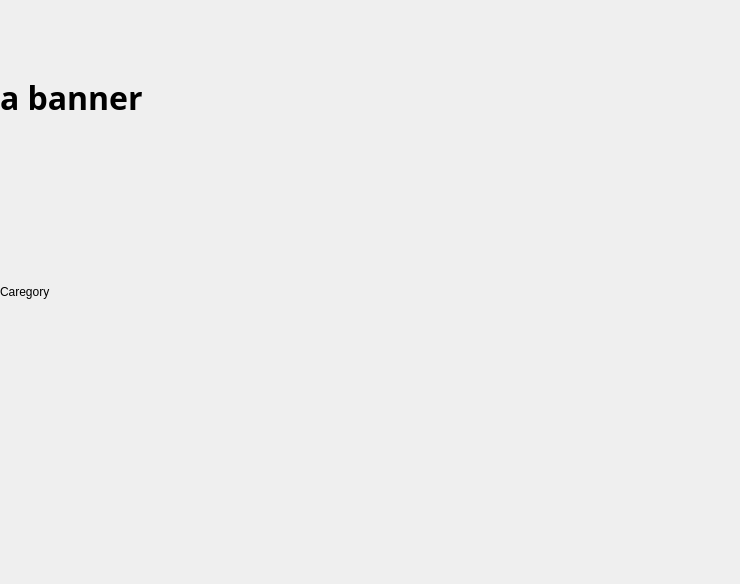
                   <widget class="QWidget" name="scrollHome">
                    <property name="geometry">
                     <rect>
                      <x>0</x>
                      <y>0</y>
                      <width>740</width>
                      <height>584</height>
                     </rect>
                    </property>
                    <layout class="QGridLayout" name="gridLayout_2">
                     <property name="leftMargin">
                      <number>0</number>
                     </property>
                     <property name="topMargin">
                      <number>0</number>
                     </property>
                     <property name="rightMargin">
                      <number>0</number>
                     </property>
                     <property name="bottomMargin">
                      <number>0</number>
                     </property>
                     <property name="spacing">
                      <number>0</number>
                     </property>
                     <item row="0" column="0">
                      <widget class="QWidget" name="widget_3" native="true">
                       <layout class="QGridLayout" name="gridLayout_14">
                        <property name="leftMargin">
                         <number>0</number>
                        </property>
                        <property name="topMargin">
                         <number>0</number>
                        </property>
                        <property name="rightMargin">
                         <number>0</number>
                        </property>
                        <property name="bottomMargin">
                         <number>0</number>
                        </property>
                        <property name="spacing">
                         <number>0</number>
                        </property>
                        <item row="0" column="0">
                         <widget class="QWidget" name="Banner" native="true">
                          <layout class="QGridLayout" name="gridLayout_11">
                           <property name="leftMargin">
                            <number>0</number>
                           </property>
                           <property name="topMargin">
                            <number>0</number>
                           </property>
                           <property name="rightMargin">
                            <number>0</number>
                           </property>
                           <property name="bottomMargin">
                            <number>0</number>
                           </property>
                           <property name="spacing">
                            <number>0</number>
                           </property>
                           <item row="0" column="0">
                            <widget class="QWidget" name="widget_2" native="true">
                             <layout class="QGridLayout" name="gridLayout_12">
                              <property name="leftMargin">
                               <number>0</number>
                              </property>
                              <property name="topMargin">
                               <number>0</number>
                              </property>
                              <property name="rightMargin">
                               <number>0</number>
                              </property>
                              <property name="bottomMargin">
                               <number>0</number>
                              </property>
                              <property name="spacing">
                               <number>0</number>
                              </property>
                              <item row="0" column="0">
                               <widget class="QLabel" name="label_2">
                                <property name="font">
                                 <font>
                                  <family>Aksaramatee</family>
                                  <pointsize>24</pointsize>
                                  <bold>true</bold>
                                 </font>
                                </property>
                                <property name="text">
                                 <string>a banner</string>
                                </property>
                               </widget>
                              </item>
                             </layout>
                            </widget>
                           </item>
                          </layout>
                         </widget>
                        </item>
                        <item row="1" column="0">
                         <widget class="QWidget" name="categoryWrap" native="true">
                          <layout class="QGridLayout" name="gridLayout_10">
                           <property name="leftMargin">
                            <number>0</number>
                           </property>
                           <property name="topMargin">
                            <number>0</number>
                           </property>
                           <property name="rightMargin">
                            <number>0</number>
                           </property>
                           <property name="bottomMargin">
                            <number>0</number>
                           </property>
                           <property name="spacing">
                            <number>0</number>
                           </property>
                           <item row="0" column="0">
                            <widget class="QLabel" name="label_9">
                             <property name="text">
                              <string>Caregory</string>
                             </property>
                            </widget>
                           </item>
                          </layout>
                         </widget>
                        </item>
                        <item row="2" column="0">
                         <widget class="QWidget" name="productlist" native="true"/>
                        </item>
                       </layout>
                      </widget>
                     </item>
                    </layout>
                   </widget>
